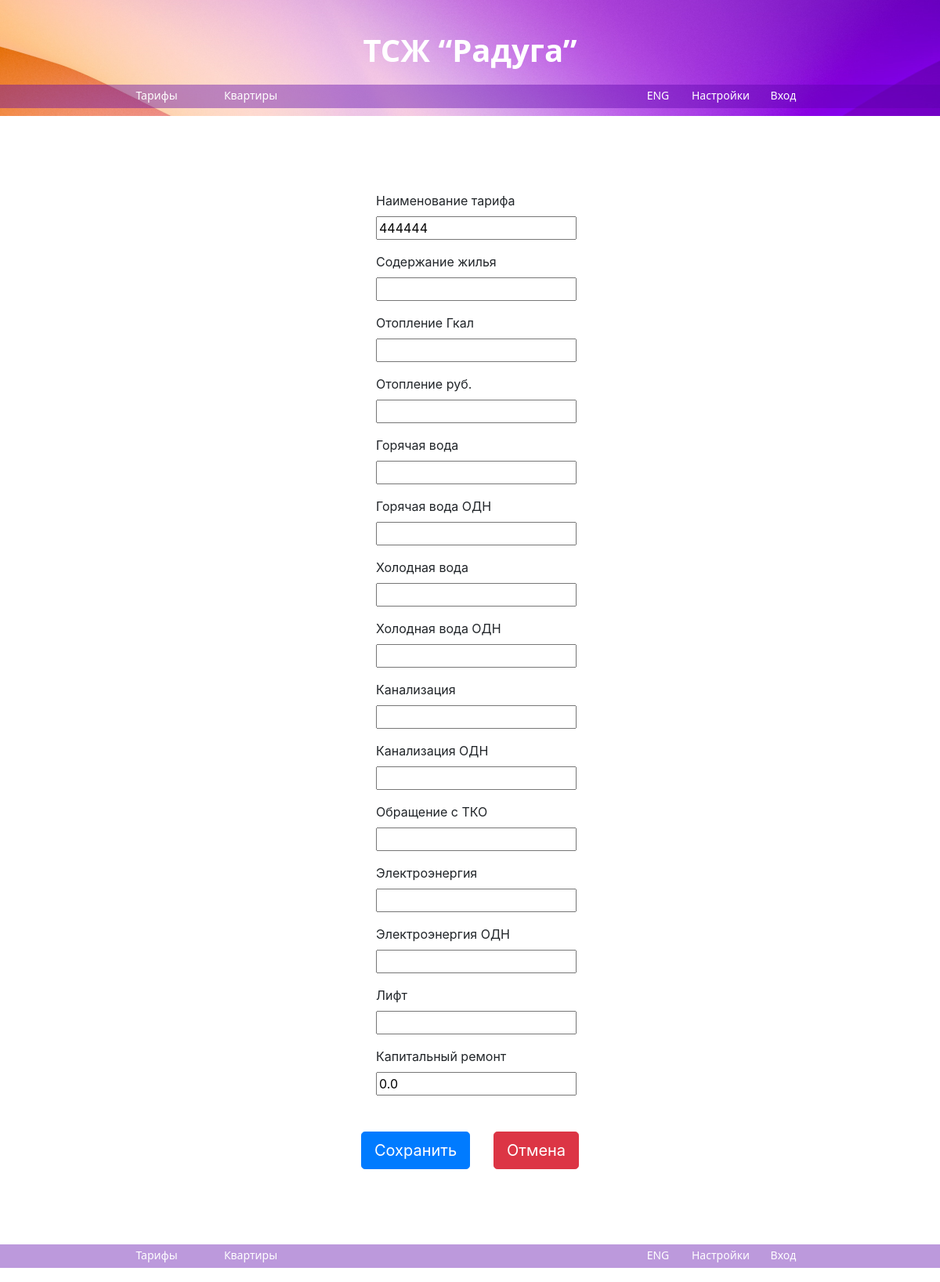
Before: /tariff/7/update/ with the older database file.
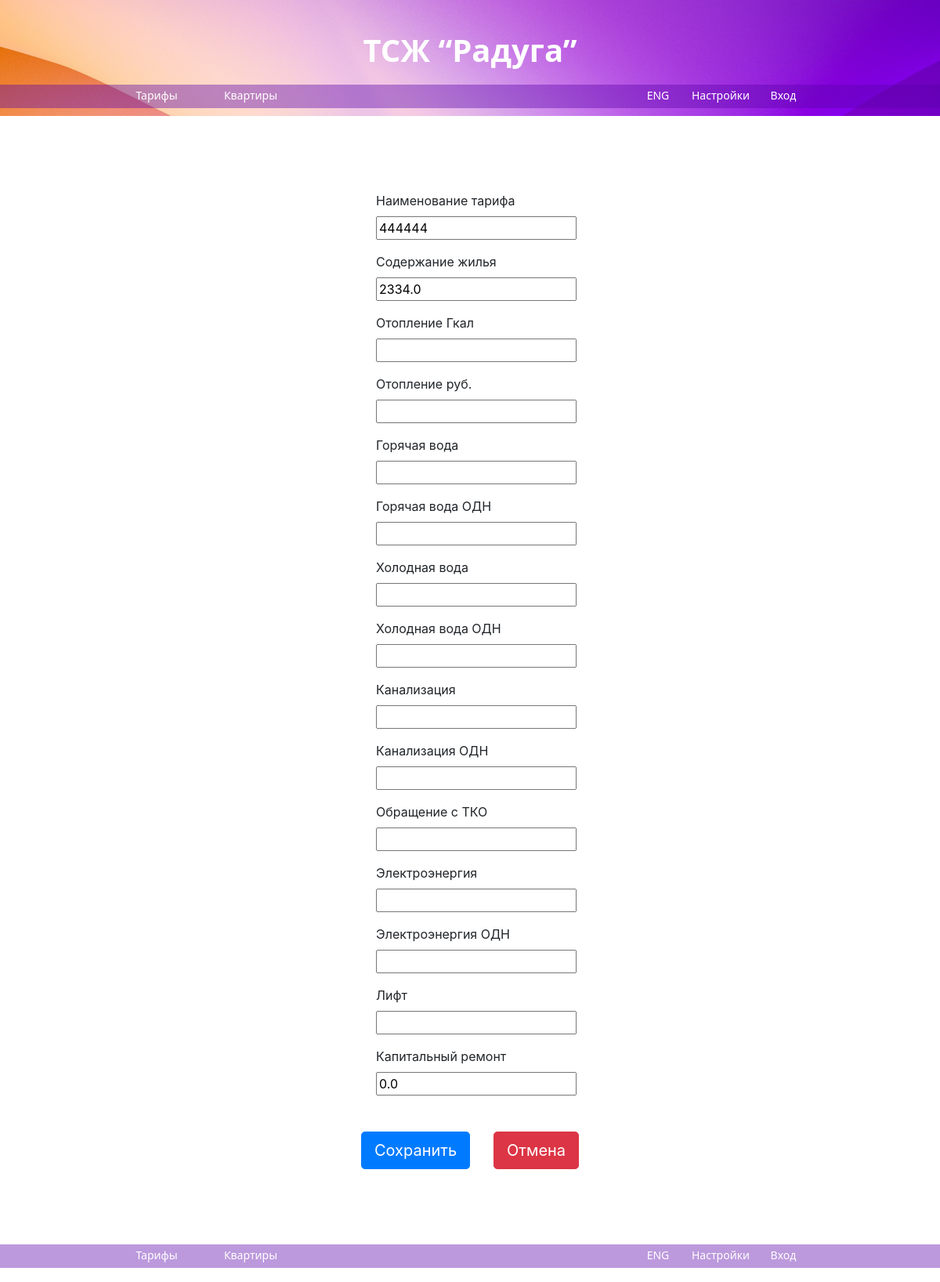
After: the same page with the newer database file.
### tariff/models.py (models this page shows, shortened)
class Tariff(models.Model):
    name = models.CharField(max_length=200)
    maintenance = models.FloatField(null=True, blank=True)
    heating = models.FloatField(null=True, blank=True)
    heating_rub = models.FloatField(null=True, blank=True)
    hot_water = models.FloatField(null=True, blank=True)
    hot_water_odn = models.FloatField(null=True, blank=True)
    cold_water = models.FloatField(null=True, blank=True)
    cold_water_odn = models.FloatField(null=True, blank=True)
    sewage = models.FloatField(null=True, blank=True)
    sewage_odn = models.FloatField(null=True, blank=True)
    solid_waste = models.FloatField(null=True, blank=True)
    electricity = models.FloatField(null=True, blank=True)
    lift = models.FloatField(null=True, blank=True)
    electricity_odn = models.FloatField(null=True, blank=True)
    capital_repair = models.FloatField(null=True, blank=True, default=0)
    class Meta:
        verbose_name = 'tariff'
        verbose_name_plural = 'tariffs'

### tariff/views.py (the view)
# urls.py: path('<int:pk>/update/', TariffUpdateView.as_view(), name='tariff_update'),
class TariffUpdateView(TariffBaseView, TitleMixin, UpdateView):
    template_name = 'tariff/edit.html'
    title = 'Редактировать тариф'

### common/views.py (called while the page is built)
    def get_context_data(self, **kwargs):
        context = super(TitleMixin, self).get_context_data(**kwargs)
        context['title'] = self.title
        return context

### tariff/templates/tariff/edit.html (shortened to what this page needs)
{% extends 'main/base.html' %}
{% block content %}
<div class="container d-flex justify-content-center mt-5" style="width: 25%;">
    <div class="col mt-5">
        <form action="" method="post">
            <div class="form-group">
                <label for="{{ form.name.id_for_label }}">Наименование тарифа</label>
                {{ form.name }}
              </div>
              <div class="form-group">
                <label for="{{ form.maintenance.id_for_label }}">Содержание жилья</label>
                {{ form.maintenance }}
              </div>
              <div class="form-group">
                <label for="{{ form.heating.id_for_label }}">Отопление Гкал</label>
                {{ form.heating }}
              </div>
              <div class="form-group">
                <label for="{{ form.heating_rub.id_for_label }}">Отопление руб.</label>
                {{ form.heating_rub }}
              </div>
              <div class="form-group">
                <label for="{{ form.hot_water.id_for_label }}">Горячая вода</label>
                {{ form.hot_water }}
              </div>
              <div class="form-group">
                <label for="{{ form.hot_water_odn.id_for_label }}">Горячая вода ОДН</label>
                {{ form.hot_water_odn }}
              </div>
              <div class="form-group">
                <label for="{{ form.cold_water.id_for_label }}">Холодная вода</label>
                {{ form.cold_water }}
              </div>
              <div class="form-group">
                <label for="{{ form.cold_water_odn.id_for_label }}">Холодная вода ОДН</label>
                {{ form.cold_water_odn }}
              </div>
              <div class="form-group">
                <label for="{{ form.sewage.id_for_label }}">Канализация</label>
                {{ form.sewage }}
              </div>
              <div class="form-group">
                <label for="{{ form.sewage_odn.id_for_label }}">Канализация ОДН</label>
                {{ form.sewage_odn }}
              </div>
              <div class="form-group">
                <label for="{{ form.solid_waste.id_for_label }}">Обращение с ТКО</label>
                {{ form.solid_waste }}
              </div>
              <div class="form-group">
                <label for="{{ form.electricity.id_for_label }}">Электроэнергия</label>
                {{ form.electricity }}
              </div>
              <div class="form-group">
                <label for="{{ form.electricity_odn.id_for_label }}">Электроэнергия ОДН</label>
                {{ form.electricity_odn }}
              </div>
              <div class="form-group">
                <label for="{{ form.lift.id_for_label }}">Лифт</label>
                {{ form.lift }}
              </div>
              <div class="form-group">
                <label for="{{ form.capital_repair.id_for_label }}">Капитальный ремонт</label>
                {{ form.capital_repair }}
              </div>
            <div class="container d-flex justify-content-center" style="width: 10%;">
                <input type="submit" class="btn btn-primary btn-lg" value="Сохранить" style="margin-right: 30px; margin-top: 30px;">
                <input type="submit" class="btn btn-danger btn-lg" style="margin-top: 30px;" onclick="window.location='{% url 'tariff:tariff_list' %}'; return false;" value="Отмена">
            </div>
        </form>
    </div>
</div>
{% endblock %}

Changed rows visible on the page:
changed Tariff: maintenance (not shown) → "2334.0"
